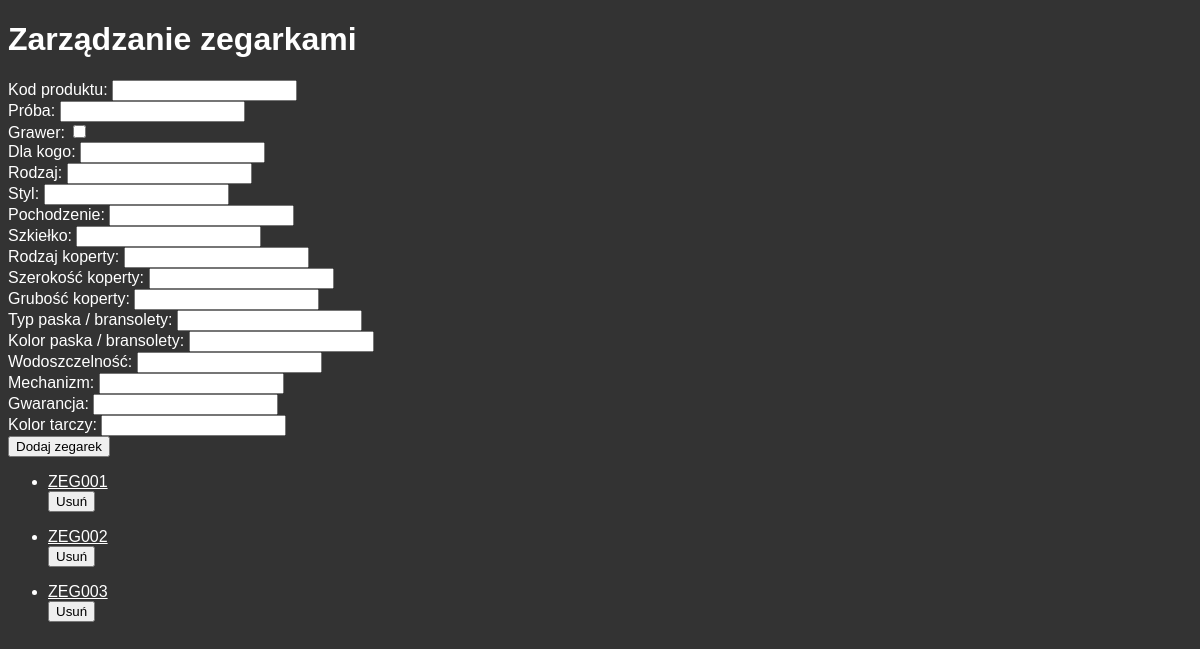
Before: / with the older database file.
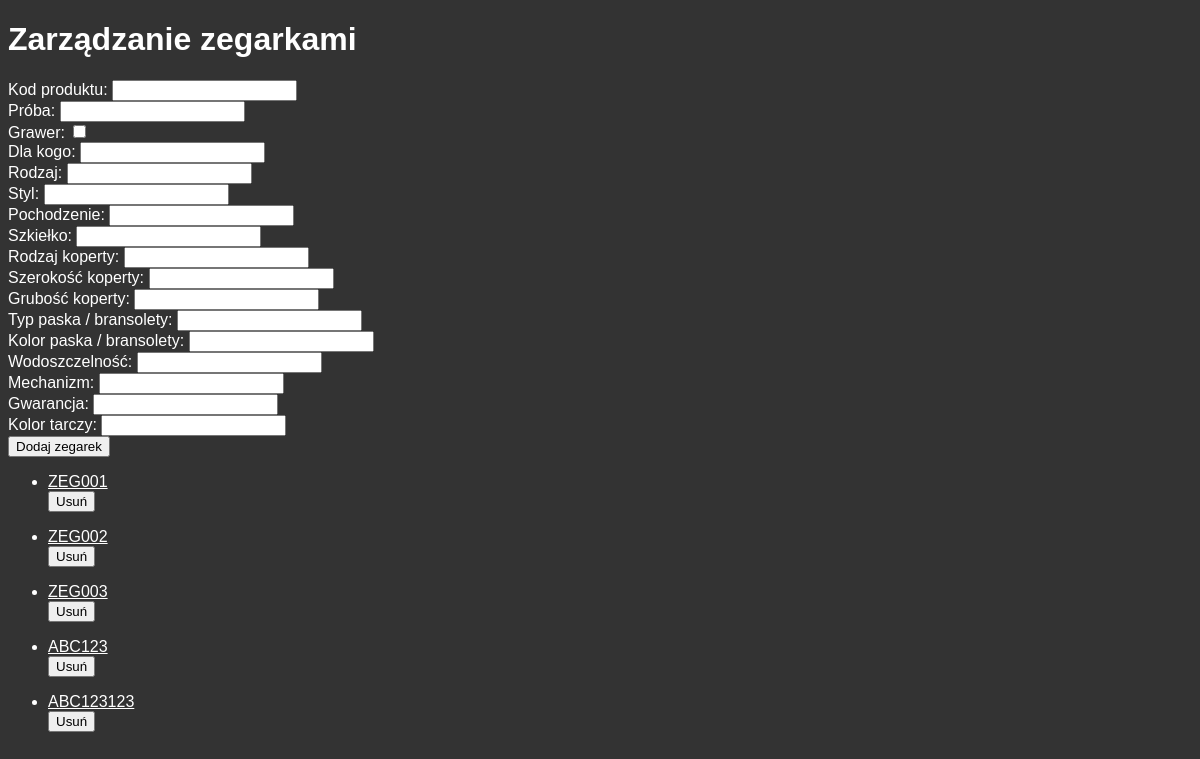
After: the same page with the newer database file.
### watch.py (models this page shows)
class Watch(Base):
    __tablename__ = 'watches'
    kod_produktu = Column(String(50), primary_key=True)
    proba = Column(String(50))
    grawer = Column(Boolean)
    dla_kogo = Column(String(50))
    rodzaj = Column(String(50))
    styl = Column(String(50))
    pochodzenie = Column(String(50))
    szkielko = Column(String(50))
    rodzaj_koperty = Column(String(50))
    szerokosc_koperty = Column(String(50))
    grubosc_koperty = Column(String(50))
    typ_paska_bransolety = Column(String(50))
    kolor_paska_bransolety = Column(String(50))
    wodoszczelnosc = Column(String(50))
    mechanizm = Column(String(50))
    gwarancja = Column(String(50))
    kolor_tarczy = Column(String(50))

### app.py (the view)
@app.route('/')
def index():
    watches = Watch.query.all()
    return render_template('index.html', watches=watches)

### templates/index.html (shortened to what this page needs)
<!DOCTYPE html>
<html lang="pl">
<html>
<head>
    <link rel="stylesheet" href="/static/styles.css">
</head>
<body>
    <h1>Zarządzanie zegarkami</h1>
        <form action="/add_watch" method="post">
            <div>
                <label for="kod_produktu">Kod produktu:</label>
                <input type="text" id="kod_produktu" name="kod_produktu" required>
            </div>
            <div>
                <label for="proba">Próba:</label>
                <input type="text" id="proba" name="proba">
            </div>
            <div>
                <label for="grawer">Grawer:</label>
                <input type="checkbox" id="grawer" name="grawer" value="checked">
            </div>
            <div>
                <label for="dla_kogo">Dla kogo:</label>
                <input type="text" id="dla_kogo" name="dla_kogo" required>
            </div>
            <div>
                <label for="rodzaj">Rodzaj:</label>
                <input type="text" id="rodzaj" name="rodzaj" required>
            </div>
            <div>
                <label for="styl">Styl:</label>
                <input type="text" id="styl" name="styl" required>
            </div>
            <div>
                <label for="pochodzenie">Pochodzenie:</label>
                <input type="text" id="pochodzenie" name="pochodzenie" required>
            </div>
            <div>
                <label for="szkielko">Szkiełko:</label>
                <input type="text" id="szkielko" name="szkielko" required>
            </div>
            <div>
                <label for="rodzaj_koperty">Rodzaj koperty:</label>
                <input type="text" id="rodzaj_koperty" name="rodzaj_koperty" required>
            </div>
            <div>
                <label for="szerokosc_koperty">Szerokość koperty:</label>
                <input type="text" id="szerokosc_koperty" name="szerokosc_koperty" required>
            </div>
            <div>
                <label for="grubosc_koperty">Grubość koperty:</label>
                <input type="text" id="grubosc_koperty" name="grubosc_koperty" required>
            </div>
            <div>
                <label for="typ_paska_bransolety">Typ paska / bransolety:</label>
                <input type="text" id="typ_paska_bransolety" name="typ_paska_bransolety" required>
            </div>
            <div>
                <label for="kolor_paska_bransolety">Kolor paska / bransolety:</label>
                <input type="text" id="kolor_paska_bransolety" name="kolor_paska_bransolety" required>
            </div>
            <div>
                <label for="wodoszczelnosc">Wodoszczelność:</label>
                <input type="text" id="wodoszczelnosc" name="wodoszczelnosc" required>
            </div>
            <div>
                <label for="mechanizm">Mechanizm:</label>
                <input type="text" id="mechanizm" name="mechanizm" required>
            </div>
            <div>
                <label for="gwarancja">Gwarancja:</label>
                <input type="text" id="gwarancja" name="gwarancja" required>
            </div>
            <div>
                <label for="kolor_tarczy">Kolor tarczy:</label>
                <input type="text" id="kolor_tarczy" name="kolor_tarczy" required>
            </div>
            <button type="submit">Dodaj zegarek</button>
        </form>
    <ul>
    {% for watch in watches %}
        <li>
            <a href="/watch/{{ watch.kod_produktu }}">{{ watch.kod_produktu }}</a>
            <form action="/delete_watch/{{ watch.kod_produktu }}" method="post">
                <button type="submit">Usuń</button>
            </form>
        </li>
    {% endfor %}
    </ul>
</body>
</html>

### static/styles.css (style rules this page uses)
body { background-color: #333; color: #fff; font-family: Arial, sans-serif; }
a { color: #fff; }
form { margin-bottom: 1em; }

Changed rows visible on the page:
added Watch: kod_produktu "ABC123"
added Watch: kod_produktu "ABC123123"
